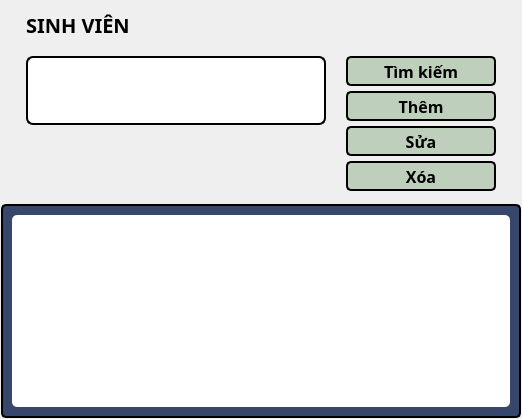
            <widget class="QWidget" name="students_page">
             <layout class="QVBoxLayout" name="verticalLayout_5">
              <property name="spacing">
               <number>3</number>
              </property>
              <property name="leftMargin">
               <number>1</number>
              </property>
              <property name="topMargin">
               <number>1</number>
              </property>
              <property name="rightMargin">
               <number>1</number>
              </property>
              <property name="bottomMargin">
               <number>1</number>
              </property>
              <item>
               <widget class="QWidget" name="students_controllers" native="true">
                <property name="maximumSize">
                 <size>
                  <width>16777215</width>
                  <height>200</height>
                 </size>
                </property>
                <property name="autoFillBackground">
                 <bool>false</bool>
                </property>
                <layout class="QVBoxLayout" name="verticalLayout_37">
                 <property name="spacing">
                  <number>0</number>
                 </property>
                 <property name="bottomMargin">
                  <number>0</number>
                 </property>
                 <item>
                  <widget class="QLabel" name="students_name_label">
                   <property name="minimumSize">
                    <size>
                     <width>0</width>
                     <height>30</height>
                    </size>
                   </property>
                   <property name="maximumSize">
                    <size>
                     <width>16777215</width>
                     <height>30</height>
                    </size>
                   </property>
                   <property name="font">
                    <font>
                     <family>Cascadia Mono SemiBold</family>
                     <pointsize>15</pointsize>
                     <weight>75</weight>
                     <bold>true</bold>
                     <underline>false</underline>
                     <strikeout>false</strikeout>
                    </font>
                   </property>
                   <property name="layoutDirection">
                    <enum>Qt::LeftToRight</enum>
                   </property>
                   <property name="styleSheet">
                    <string notr="true">color: rgb(0, 0, 0);
padding-left: 10px;
font-weight: bold;
font-size: 15pt;</string>
                   </property>
                   <property name="text">
                    <string>SINH VIÊN</string>
                   </property>
                   <property name="alignment">
                    <set>Qt::AlignLeading|Qt::AlignLeft|Qt::AlignVCenter</set>
                   </property>
                  </widget>
                 </item>
                 <item>
                  <widget class="QWidget" name="widget_22" native="true">
                   <property name="minimumSize">
                    <size>
                     <width>0</width>
                     <height>150</height>
                    </size>
                   </property>
                   <layout class="QHBoxLayout" name="horizontalLayout_15">
                    <property name="bottomMargin">
                     <number>0</number>
                    </property>
                    <item>
                     <widget class="QWidget" name="widget_23" native="true">
                      <layout class="QVBoxLayout" name="verticalLayout_38">
                       <property name="spacing">
                        <number>5</number>
                       </property>
                       <property name="leftMargin">
                        <number>7</number>
                       </property>
                       <property name="topMargin">
                        <number>7</number>
                       </property>
                       <property name="rightMargin">
                        <number>7</number>
                       </property>
                       <property name="bottomMargin">
                        <number>7</number>
                       </property>
                       <item>
                        <widget class="QLineEdit" name="students_input">
                         <property name="sizePolicy">
                          <sizepolicy hsizetype="Expanding" vsizetype="Expanding">
                           <horstretch>0</horstretch>
                           <verstretch>0</verstretch>
                          </sizepolicy>
                         </property>
                         <property name="minimumSize">
                          <size>
                           <width>300</width>
                           <height>30</height>
                          </size>
                         </property>
                         <property name="font">
                          <font>
                           <family>Cascadia Code</family>
                           <pointsize>10</pointsize>
                          </font>
                         </property>
                         <property name="styleSheet">
                          <string notr="true">background-color: rgb(255, 255, 255);
border-radius: 7px;
border: 2px solid #000;</string>
                         </property>
                         <property name="inputMask">
                          <string/>
                         </property>
                         <property name="text">
                          <string/>
                         </property>
                        </widget>
                       </item>
                       <item>
                        <spacer name="verticalSpacer_14">
                         <property name="orientation">
                          <enum>Qt::Vertical</enum>
                         </property>
                         <property name="sizeHint" stdset="0">
                          <size>
                           <width>20</width>
                           <height>46</height>
                          </size>
                         </property>
                        </spacer>
                       </item>
                      </layout>
                     </widget>
                    </item>
                    <item>
                     <widget class="QWidget" name="widget_24" native="true">
                      <property name="minimumSize">
                       <size>
                        <width>150</width>
                        <height>0</height>
                       </size>
                      </property>
                      <layout class="QVBoxLayout" name="verticalLayout_39">
                       <property name="spacing">
                        <number>5</number>
                       </property>
                       <property name="leftMargin">
                        <number>7</number>
                       </property>
                       <property name="topMargin">
                        <number>7</number>
                       </property>
                       <property name="rightMargin">
                        <number>7</number>
                       </property>
                       <property name="bottomMargin">
                        <number>7</number>
                       </property>
                       <item>
                        <widget class="QPushButton" name="students_search_btn">
                         <property name="minimumSize">
                          <size>
                           <width>150</width>
                           <height>30</height>
                          </size>
                         </property>
                         <property name="maximumSize">
                          <size>
                           <width>10</width>
                           <height>30</height>
                          </size>
                         </property>
                         <property name="font">
                          <font>
                           <family>Cascadia Code</family>
                           <pointsize>12</pointsize>
                           <weight>75</weight>
                           <bold>true</bold>
                          </font>
                         </property>
                         <property name="styleSheet">
                          <string notr="true">background-color: rgb(190,207,187);
color: rgb(0,0,0);
border-radius: 5px;
border: 2px solid #000;
font-weight: bold;
font-size: 12pt;</string>
                         </property>
                         <property name="text">
                          <string>Tìm kiếm</string>
                         </property>
                         <property name="iconSize">
                          <size>
                           <width>25</width>
                           <height>25</height>
                          </size>
                         </property>
                        </widget>
                       </item>
                       <item>
                        <widget class="QPushButton" name="students_add_btn">
                         <property name="minimumSize">
                          <size>
                           <width>150</width>
                           <height>30</height>
                          </size>
                         </property>
                         <property name="maximumSize">
                          <size>
                           <width>150</width>
                           <height>30</height>
                          </size>
                         </property>
                         <property name="font">
                          <font>
                           <family>Cascadia Code</family>
                           <pointsize>12</pointsize>
                           <weight>75</weight>
                           <bold>true</bold>
                          </font>
                         </property>
                         <property name="styleSheet">
                          <string notr="true">background-color: rgb(190,207,187);
color: rgb(0,0,0);
border-radius: 5px;
border: 2px solid #000;
font-weight: bold;
font-size: 12pt;</string>
                         </property>
                         <property name="text">
                          <string>Thêm</string>
                         </property>
                         <property name="icon">
                          <iconset>
                           <normaloff>:/icons/zap.svg</normaloff>:/icons/zap.svg</iconset>
                         </property>
                         <property name="iconSize">
                          <size>
                           <width>25</width>
                           <height>25</height>
                          </size>
                         </property>
                        </widget>
                       </item>
                       <item>
                        <widget class="QPushButton" name="students_edit_btn">
                         <property name="minimumSize">
                          <size>
                           <width>150</width>
                           <height>30</height>
                          </size>
                         </property>
                         <property name="maximumSize">
                          <size>
                           <width>150</width>
                           <height>30</height>
                          </size>
                         </property>
                         <property name="font">
                          <font>
                           <family>Cascadia Code</family>
                           <pointsize>12</pointsize>
                           <weight>75</weight>
                           <bold>true</bold>
                          </font>
                         </property>
                         <property name="styleSheet">
                          <string notr="true">background-color: rgb(190,207,187);
color: rgb(0,0,0);
border-radius: 5px;
border: 2px solid #000;
font-weight: bold;
font-size: 12pt;</string>
                         </property>
                         <property name="text">
                          <string>Sửa</string>
                         </property>
                         <property name="icon">
                          <iconset>
                           <normaloff>:/icons/zap.svg</normaloff>:/icons/zap.svg</iconset>
                         </property>
                         <property name="iconSize">
                          <size>
                           <width>25</width>
                           <height>25</height>
                          </size>
                         </property>
                        </widget>
                       </item>
                       <item>
                        <widget class="QPushButton" name="students_del_btn">
                         <property name="minimumSize">
                          <size>
                           <width>150</width>
                           <height>30</height>
                          </size>
                         </property>
                         <property name="maximumSize">
                          <size>
                           <width>150</width>
                           <height>30</height>
                          </size>
                         </property>
                         <property name="font">
                          <font>
                           <family>Cascadia Code</family>
                           <pointsize>12</pointsize>
                           <weight>75</weight>
                           <bold>true</bold>
                          </font>
                         </property>
                         <property name="styleSheet">
                          <string notr="true">background-color: rgb(190,207,187);
color: rgb(0,0,0);
border-radius: 5px;
border: 2px solid #000;
font-weight: bold;
font-size: 12pt;</string>
                         </property>
                         <property name="text">
                          <string>Xóa</string>
                         </property>
                         <property name="icon">
                          <iconset>
                           <normaloff>:/icons/zap.svg</normaloff>:/icons/zap.svg</iconset>
                         </property>
                         <property name="iconSize">
                          <size>
                           <width>25</width>
                           <height>25</height>
                          </size>
                         </property>
                        </widget>
                       </item>
                       <item>
                        <spacer name="verticalSpacer_15">
                         <property name="orientation">
                          <enum>Qt::Vertical</enum>
                         </property>
                         <property name="sizeHint" stdset="0">
                          <size>
                           <width>20</width>
                           <height>40</height>
                          </size>
                         </property>
                        </spacer>
                       </item>
                      </layout>
                     </widget>
                    </item>
                   </layout>
                  </widget>
                 </item>
                </layout>
               </widget>
              </item>
              <item>
               <widget class="QWidget" name="students_view" native="true">
                <property name="font">
                 <font>
                  <family>Cascadia Code</family>
                 </font>
                </property>
                <property name="styleSheet">
                 <string notr="true">border-radius: 5px;
background-color:rgb(54, 71, 107); 
border-radius: 5px;
border: 2px solid #000;
</string>
                </property>
                <layout class="QVBoxLayout" name="verticalLayout_40">
                 <property name="spacing">
                  <number>0</number>
                 </property>
                 <property name="leftMargin">
                  <number>11</number>
                 </property>
                 <property name="topMargin">
                  <number>11</number>
                 </property>
                 <property name="rightMargin">
                  <number>11</number>
                 </property>
                 <property name="bottomMargin">
                  <number>11</number>
                 </property>
                 <item>
                  <widget class="QTableWidget" name="students_table">
                   <property name="font">
                    <font>
                     <family>Cascadia Code</family>
                    </font>
                   </property>
                   <property name="styleSheet">
                    <string notr="true">border-radius: 5px;
border: 0px;
background-color: rgb(255, 255, 255);</string>
                   </property>
                   <property name="verticalScrollMode">
                    <enum>QAbstractItemView::ScrollPerPixel</enum>
                   </property>
                   <property name="horizontalScrollMode">
                    <enum>QAbstractItemView::ScrollPerPixel</enum>
                   </property>
                  </widget>
                 </item>
                </layout>
               </widget>
              </item>
             </layout>
            </widget>
